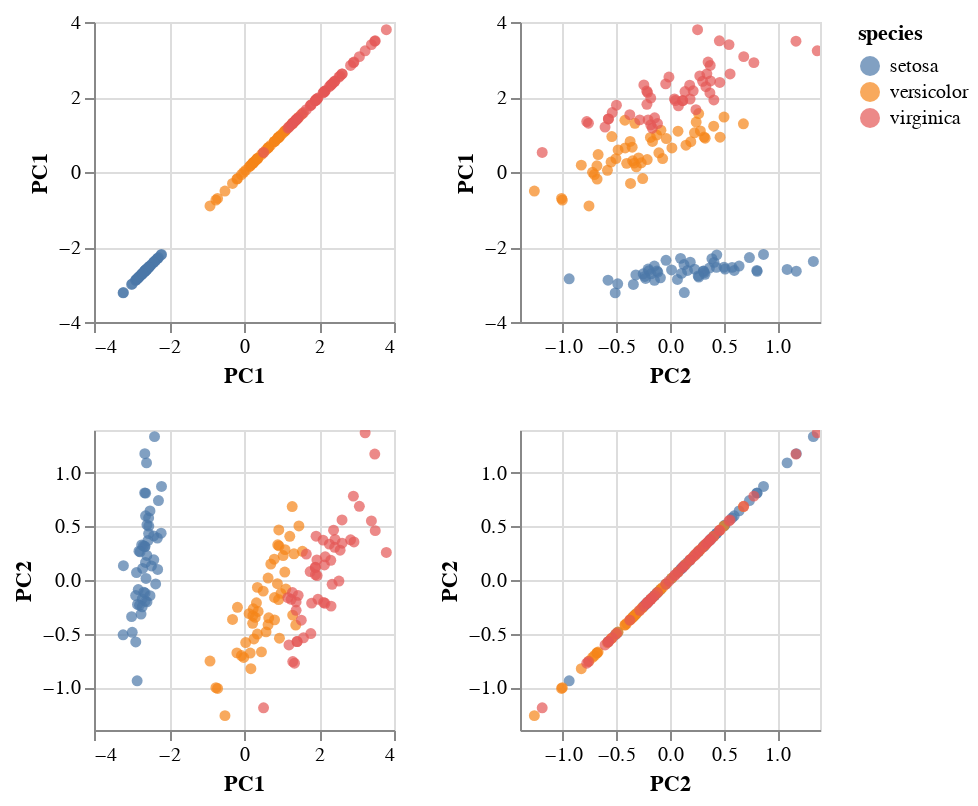

Notebook source saved alongside this figure:
### Code cell
alt.Chart(iris_pca_df).mark_circle().encode(
    alt.X(alt.repeat("column"), type='quantitative'),
    alt.Y(alt.repeat("row"), type='quantitative'),
    color='species'
).properties(
    width=150,
    height=150
).repeat(
    row=list(iris_pca_df.columns)[:-1],
    column=list(iris_pca_df.columns)[:-1]
).interactive()

### Figure 1 — Vega-Lite specification as saved in the notebook (floating-point values rounded to 4 significant figures; data arrays with more than 128 entries replaced by an {"elided": "..."} marker saying what was removed)
{"config": {"view": {"continuousWidth": 400, "continuousHeight": 300}}, "repeat": {"column": ["PC1", "PC2"], "row": ["PC1", "PC2"]}, "spec": {"data": {"name": "data-6c4ed817731012e278f99f64ba40f587"}, "mark": "circle", "encoding": {"color": {"type": "nominal", "field": "species"}, "x": {"type": "quantitative", "field": {"repeat": "column"}}, "y": {"type": "quantitative", "field": {"repeat": "row"}}}, "height": 150, "selection": {"selector006": {"type": "interval", "bind": "scales", "encodings": ["x", "y"]}}, "width": 150}, "$schema": "https://vega.github.io/schema/vega-lite/v4.8.1.json", "datasets": {"data-6c4ed817731012e278f99f64ba40f587": {"elided": "150 records"}}}
